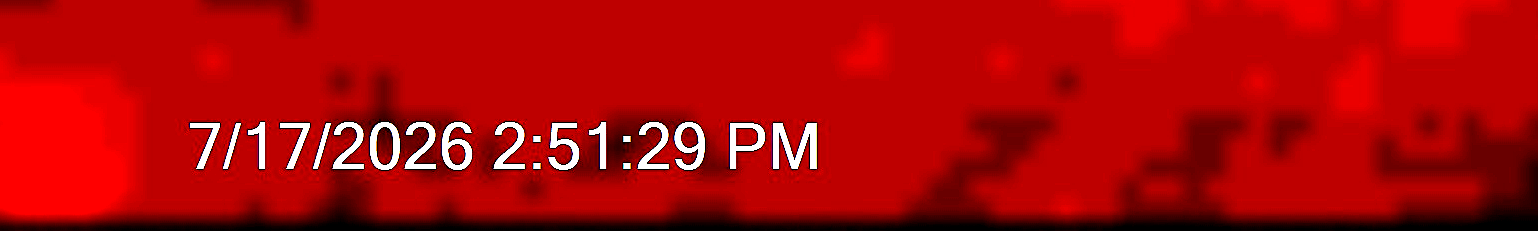
#> input picture misc/thermal_analyzer/ocr_IR_00117.png, 1538 x 231 px; its folder holds only this picture in this run
$ python -i io_utils.py   (imports and definitions only)
#> lines starting #> are read from the running program, lines starting #| are printed output that depends on the picture
"""
io_utils.py

Input/output utilities.
"""

from dataclasses import dataclass
from pathlib import Path
import re
from datetime import datetime
from PIL import Image
from PIL.ExifTags import TAGS
import pytesseract

@dataclass
class IRFile:
    number: int
    stem: str
    csv: Path
    jpg: Path | None


# [110 lines left out: function find_ir_files, not called in this run]


import numpy as np
from datetime import datetime
import pandas as pd


# [76 lines left out: functions load_temperature_csv, _timestamp_from_csv, not called in this run]

from pathlib import Path
from datetime import datetime


# [27 lines left out: function _timestamp_from_jpg, not called in this run]

from PIL import Image


# [14 lines left out: function load_image, not called in this run]

from pathlib import Path
import re
from datetime import datetime

import pytesseract
from PIL import Image


def _timestamp_from_ocr(jpg_file):

#> called with jpg_file = 'ocr_IR_00117.png'
    if jpg_file is None:
        return None

    img = Image.open(jpg_file)
#> img is the input picture: PIL image 1538x231 RGB; mean R, G, B 174.9, 6.5, 6.6

    w, h = img.size
#> w = 1538; h = 231

    crop = img.crop((
        int(w * 0.30),
        int(h * 0.88),
        int(w * 0.70),
        h,
    ))
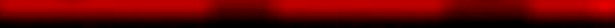
#> crop: PIL image 615x28 RGB; mean R, G, B 98.8, 0, 0

    # Enlarge first
    crop = crop.resize(
        (crop.width * 4, crop.height * 4),
        Image.Resampling.LANCZOS,
    )
#> crop: PIL image 2460x112 RGB

    # Convert to grayscale
    gray = crop.convert("L")
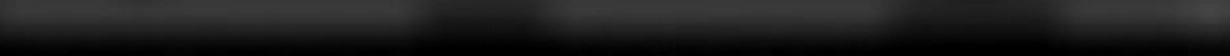
#> gray: PIL image 2460x112 L (shown at 1/2 size); min 0, max 70, mean 29.5

    # Keep only nearly-white pixels
    threshold = 220

    binary = gray.point(
        lambda p: 255 if p >= threshold else 0,
        mode="L",
    )
#> binary: PIL image 2460x112 L; every value is 0

    binary.save("ocr_binary.png")

    config = (
        "--oem 3 "
        "--psm 7 "
        "-c tessedit_char_whitelist=0123456789/:APM "
    )

#> (the run stopped early here; a loop or call above may not have finished)
